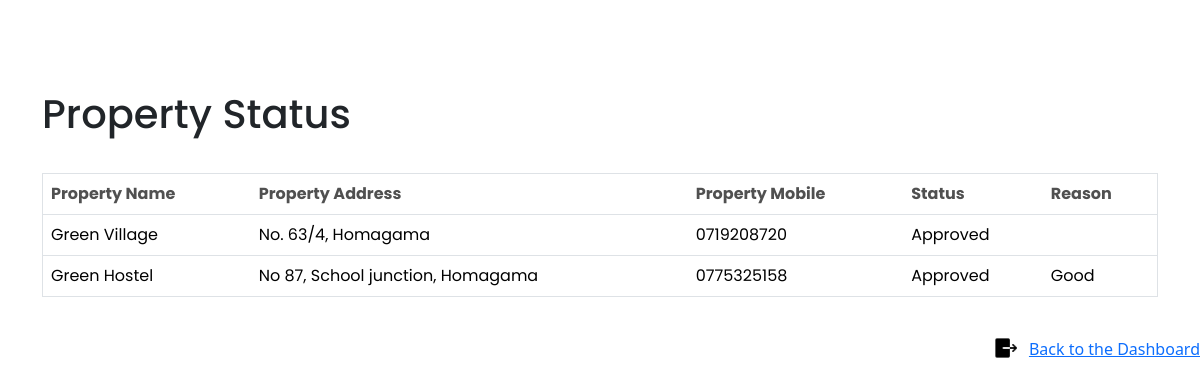
The app's page /PropertyStatus.php (signed in) with its own data.
### tables this page shows
CREATE TABLE `propertyapproval` (
  `propaid` int(30) NOT NULL,
  `propid` int(30) NOT NULL,
  `wardid` int(30) NOT NULL,
  `status` varchar(60) NOT NULL,
  `reason` varchar(60) NOT NULL
);

CREATE TABLE `properties` (
  `propid` int(30) NOT NULL,
  `lid` int(30) NOT NULL,
  `pname` varchar(255) NOT NULL,
  `paddress` varchar(255) NOT NULL,
  `pmaplink` varchar(255) NOT NULL,
  `pmobile` varchar(12) NOT NULL,
  `pdescription` text NOT NULL,
  `pprice` int(10) NOT NULL
);

### PropertyStatus.php (the view, shortened to what this page needs)
<!DOCTYPE html>
<html lang="en">
<head>
    <link rel="stylesheet" href="CSS/landrentalreq.css">
    <link href="https://cdn.jsdelivr.net/npm/bootstrap@5.3.3/dist/css/bootstrap.min.css" rel="stylesheet">
</head>
<body>
    <div class="container">
        <h1>Property Status</h1>
        <?php
        $conn = OpenCon();
        if (isset($_SESSION['landlord']['id'])) {
            $landlordId = $_SESSION['landlord']['id'];
            $sql = "SELECT p.pname AS 'Property Name', p.paddress AS 'Property Address', p.pmobile AS 'Property Mobile', pa.status AS 'Status', pa.reason AS 'Reason'
                    FROM properties p
                    LEFT JOIN propertyapproval pa ON p.propid = pa.propid
                    WHERE p.lid = $landlordId";
            $result = $conn->query($sql);
            if ($result->num_rows > 0) {
                echo '<table class="table">';
                echo '<thead><tr><th>Property Name</th><th>Property Address</th><th>Property Mobile</th><th>Status</th><th>Reason</th></tr></thead>';
                echo '<tbody>';
                while ($row = $result->fetch_assoc()) {
                    echo "<tr>";
                    echo "<td>" . $row['Property Name'] . "</td>";
                    echo "<td>" . $row['Property Address'] . "</td>";
                    echo "<td>" . $row['Property Mobile'] . "</td>";
                    echo "<td>" . $row['Status'] . "</td>";
                    echo "<td>" . $row['Reason'] . "</td>";
                    echo "</tr>";
                }
                echo '</tbody>';
                echo '</table>';
            } else {
                echo '<p>No properties found for your landlord account.</p>';
            }
        } else {
            echo '<p>Landlord ID not found in the session.</p>';
        }
        ?>
    </div>
    <a href="LandlordDashboard.php" target="_self">
            <div class="back-dash">
                <img src="Imgs/exit.png"><p>Back to the Dashboard</p>
            </div>
        </a>
</body>
</html>

### CSS/landrentalreq.css (style rules this page uses)
body { background-color: #ffffff; align-items: center; font-family: 'Poppins', sans-serif; font-style: normal; }
.container h1 { margin-top: 90px; font-family: 'Poppins', sans-serif; font-style: normal; }
.table { border: 1px solid rgb(0, 0, 0); border-radius: 25px; vertical-align: middle; font-family: 'Poppins', sans-serif; font-style: normal; }
.container table { vertical-align: middle; border-radius: 25px; margin-top: 35px; font-family: 'Poppins', sans-serif; font-style: normal; max-width: 100%; border-spacing: 10px; }
.container table th { color: #505050; font-family: 'Poppins', sans-serif; font-style: normal; }
th { color: #505050; font-family: 'Poppins', sans-serif; font-style: normal; }
.back-dash img { width: 24px; height: auto; margin-right: 12px; }
.back-dash { display: flex; align-items: center; margin-left: 655px; margin-top: 22px; justify-content: end; }
.back-dash p { margin-top: 18px; }

### records on screen
propertyapproval: propid.pname "Green Village", propid.paddress "No. 63/4, Homagama", propid.pmobile "0719208720", status "Approved"
propertyapproval: propid.pname "Green Hostel", propid.paddress "No 87, School junction, Homagama", propid.pmobile "0775325158", status "Approved", reason "Good"
